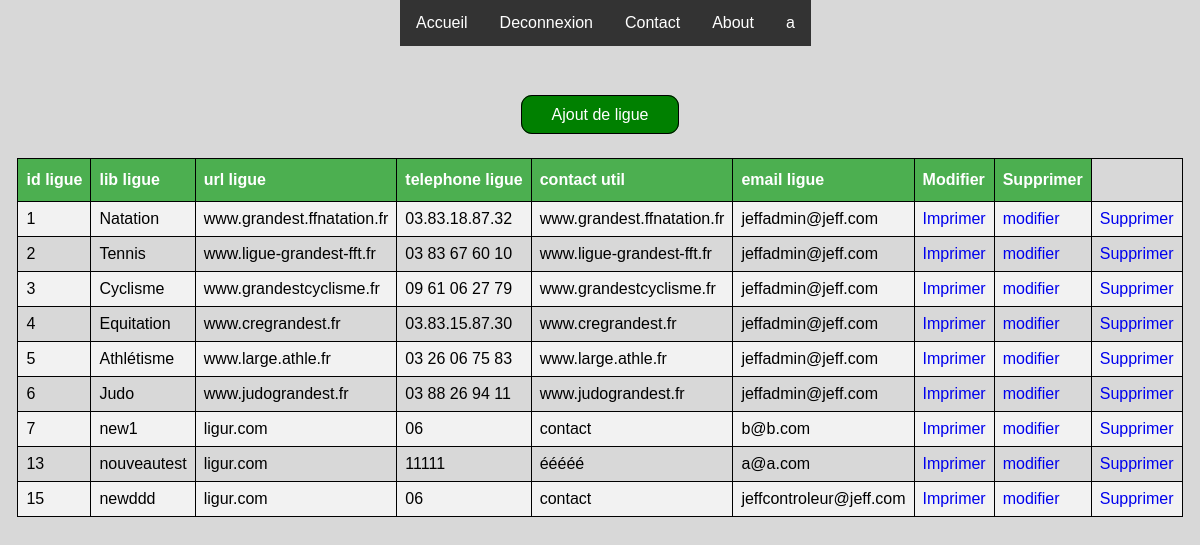
The app's page /gestion/gestion_ligue.php (signed in), older data.
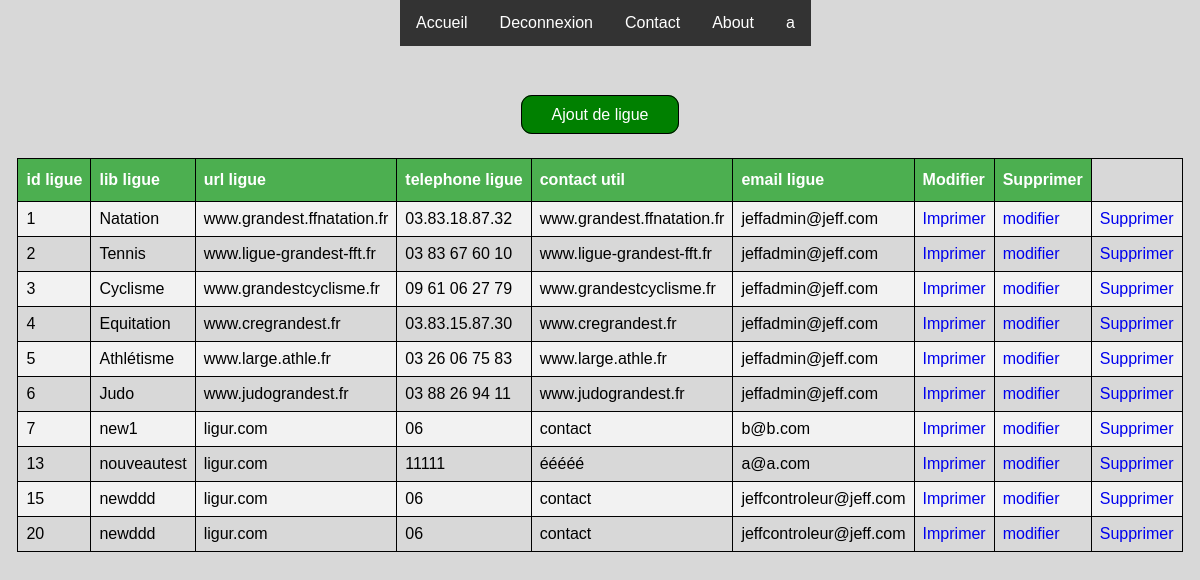
The same page, newer data.
### tables this page shows
CREATE TABLE `ligue` (
  `id_ligue` int(11) NOT NULL,
  `lib_ligue` varchar(50) NOT NULL,
  `url_ligue` varchar(50) NOT NULL,
  `contact_ligue` varchar(50) NOT NULL,
  `telephone_ligue` varchar(50) NOT NULL,
  `email_util` varchar(50) NOT NULL
);

### DAO/DAO.php (called while the page is built, shortened)
<?php
class DAO {
  function __construct() {
    $dsn = 'mysql:host=' . DB_HOST . ';dbname=' . DB_NAME;
    try {
      $pdo = new PDO($dsn, DB_USER, DB_PASSWORD, array(PDO::MYSQL_ATTR_INIT_COMMAND => "SET NAMES utf8"));
      $pdo->setAttribute(PDO::ATTR_ERRMODE, PDO::ERRMODE_EXCEPTION);
    } catch (PDOException $e) {
      throw new Exception("Erreur lors de la connexion : " . $e->getMessage());
    }
    $this->pdo = $pdo;
  }
}

### DAO/ligueDAO.php (called while the page is built, shortened)
<?php
require_once('DAO.php');
require_once('ligue.php');
Class ligueDAO extends DAO {
    public function findAll() {
        $sql = "SELECT * FROM ligue";
        try {
            $sth = $this->pdo->prepare($sql);
            $sth->execute();
            $rows = $sth->fetchAll(PDO::FETCH_ASSOC);
        } catch (PDOException $e) {
            throw new Exception("Erreur lors de la requête SQL : " . $e->getMessage());
        }
        $ligues = array();
        foreach ($rows as $row) {
            $ligues[] = new ligue($row);
        }
        return $ligues;
    }
}

### DAO/ligue.php (called while the page is built, shortened)
<?php
class ligue {
    private $id_ligue;
    private $lib_ligue;
    private $url_ligue;
    private $contact_ligue;
    private $telephone_ligue;
    private $email_util;
    public function __construct(array $row) {
        $this->id_ligue = $row['id_ligue'];
        $this->lib_ligue = $row['lib_ligue'];
        $this->url_ligue = $row['url_ligue'];
		$this->contact_ligue = $row['contact_ligue'];
		$this->telephone_ligue = $row['telephone_ligue'];
		$this->email_util = $row['email_util'];
    }
    public function get_id_ligue()
    {
        return $this->id_ligue;
    }
    public function get_lib_ligue()
    {
        return $this->lib_ligue;
    }
    public function get_url_ligue()
    {
        return $this->url_ligue;
    }
    public function get_contact_ligue()
    {
        return $this->contact_ligue;
    }
    public function get_telephone_ligue()
    {
        return $this->telephone_ligue;
    }
    public function get_email_util()
    {
        return $this->email_util;
    }
}

### gestion/gestion_ligue.php (the view, shortened to what this page needs)
<?php
if($_SESSION['id_type_util'] == 2){
?>
<!DOCTYPE html>
<html lang="fr">
<head>
  <link rel="stylesheet" href="../css/styles.css" type="text/css" />
</head>
<body>
<div class="menu">
    <ul>
    <li><a  href="index">Accueil</a></li>
    <?php if(!isset($_SESSION['email_util'])) { ?>
    <li><a class="active" href="../connexion">Connexion</a></li>
    <?php }else{ ?>
    <li><a href="../deconnexion">Deconnexion</a></li>
    <?php } ?>
    <li><a href="../#contact">Contact</a></li>
    <li><a  href="../#about">About</a></li>
    <?php if(isset($_SESSION['email_util'])) { ?>
    <li><a href="../profil?mail=<?php echo $_SESSION['email_util'] ?>"><?php echo $_SESSION['prenom_util']; ?></a></li>
    <?php } ?>
    </ul>
    </div>
<?php
$dao = new ligueDAO();
$ligues = $dao->findAll();
?>
<br><br><br><br><br>
 <center>
 <p><a class='lien' href="../ajouter_ligue">Ajout de ligue</a></p>
 <br>
  <table>
  <tr><th>id ligue</th><th>lib ligue</th><th>url ligue</th><th>telephone ligue</th><th>contact util</th><th>email ligue</th><th>Modifier</th><th>Supprimer</th></tr>
  <?php
    foreach ($ligues as $ligue) {
          echo "<tr>";
          echo "<td>".$ligue->get_id_ligue()."</td>";
          echo "<td>".$ligue->get_lib_ligue()."</td>";
          echo "<td>".$ligue->get_url_ligue()."</td>";
          echo "<td>".$ligue->get_telephone_ligue()."</td>";
          echo "<td>".$ligue->get_contact_ligue()."</td>";
          echo "<td>".$ligue->get_email_util()."</td>";
          echo "<td><a href='cumul_de_frais_pdf?id=".$ligue->get_id_ligue()."&per=".$ligue->get_email_util()."'>Imprimer</td>";
          echo "<td><a href='modification_ligue?id_ligue=".$ligue->get_id_ligue()."'>modifier</a></td>";
          echo "<td><a href='désactiver_ligue.php?id_ligue=".$ligue->get_id_ligue()."'>Supprimer</a></td>";
          echo "</tr>";
    }
}
else{
  header('location: ../profil?mail='.$_SESSION['email_util'].'');
}
?>
</table>
</center>
</body>
</html>

Row changes from the older to the newer data that the page shows:
added ligue: id_ligue "20", lib_ligue "newddd", url_ligue "ligur.com", telephone_ligue "06", contact_ligue "contact", email_util "jeffcontroleur@jeff.com"
